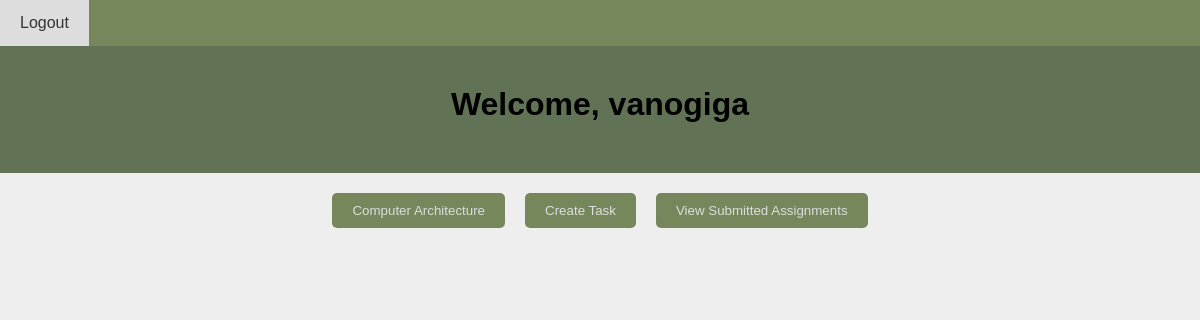
Before: /student/lecturers_page/ (signed in) with the older database file.
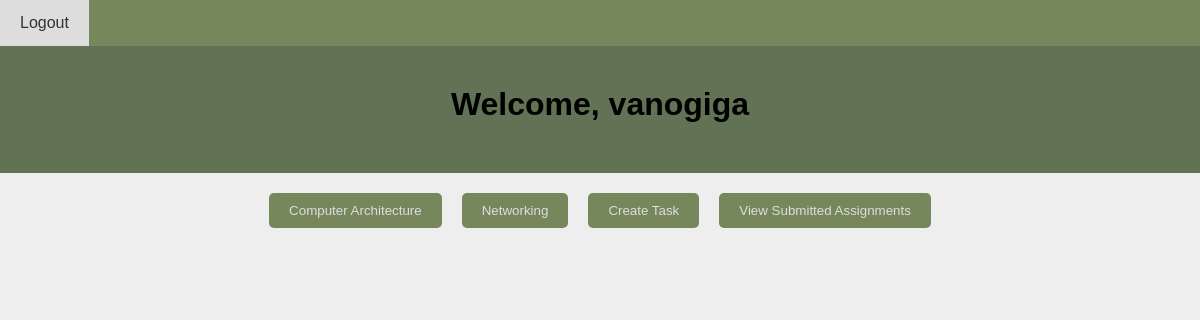
After: the same page with the newer database file.
### student/models.py (models this page shows, shortened)
class Subject(models.Model):
    lecturers = models.ManyToManyField('Lecturer', related_name='subjects')
    title = models.CharField(max_length=255, verbose_name=_("Subject Name"))
    description = models.TextField(verbose_name=_("Subject Description"))
    syllabus = models.FileField(upload_to='syllabus/', verbose_name=_("Syllabus"))
    faculties = models.ManyToManyField(Faculty, related_name='subjects')
    class Meta:
        verbose_name = _('Subject')
        verbose_name_plural = _('Subjects')

### student/views.py (the view)
# urls.py: path('lecturers_page/', views.lecturers_page, name='lecturers_page'),
@login_required
def lecturers_page(request):
    if request.user.is_authenticated:
        if hasattr(request.user, 'lecturer'):
            lecturer = request.user.lecturer  # get the lecturer object
            try:
                subjects = Subject.objects.filter(lecturers=lecturer)
                return render(request, 'lecturers_page.html', {'user': request.user, 'subjects': subjects})
            except Subject.DoesNotExist:
                message = "You are not associated with any Subject."
                return render(request, 'lecturers_page.html', {'user': request.user, 'message': message})
        else:
            message = "You are not a lecturer."
            return render(request, 'lecturers_page.html', {'user': request.user, 'message': message})
    else:
        return redirect('home')

### student/templates/lecturers_page.html (shortened to what this page needs)
<!DOCTYPE html>
<html lang="en">
<head>
</head>
<body>
<nav>
    <a href="{% url 'logout_' %}">Logout</a>
</nav>
<header>
    <h1>Welcome, {{ user.username }}</h1>
</header>
<div class="container">
    <div class="button-container">
        {% for subject in subjects %}
            <button onclick="window.location.href='{% url 'record_attendance' subject_id=subject.id %}'">{{ subject.title }}</button>
        {% endfor %}
    <button onclick="window.location.href='{% url 'create_task' %}'">Create Task</button>
    <button onclick="window.location.href='{% url 'submitted_assignments' %}'">View Submitted Assignments</button>
    </div>
</div>
</body>

Changed rows visible on the page:
added Subject: title "Networking"
